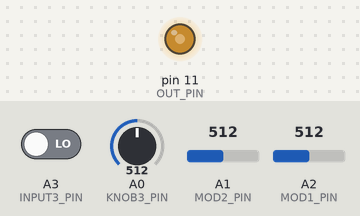
A sketch run on a simulated Arduino Uno, built with avr-gcc and run on an emulated ATmega328P. Parts: output pins drawn as LEDs (lit = HIGH). The test bench sets the inputs (shaded band); at power-on: A3 (INPUT3_PIN) LOW, A1 (MOD2_PIN) = 512, A0 (KNOB3_PIN) = 512, A2 (MOD1_PIN) = 512.

Above: at 1.2 s.
1.3 s: A3 (INPUT3_PIN) driven HIGH
Timing chart, 0 to 2.7 s (numbered marks = the images above; inputs shaded):
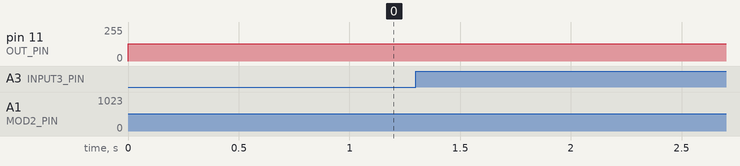

The sketch:

framen.ino
```cpp
/*

FRAMEN v2.0
by Robert Beenen

	MOD1:	1-15 -> amen slice
			16 -> random sample
	MOD2:	0-50% -> play from start to 1-100%
			51-100% -> loop starts at 0-99% to end
	KNOB3:	0-100% -> pitch -1 oct to +1 oct
	INPUT3:	trigger input

	Just play around with it, it's pretty straight forward.

	*/

#include "amen.h"

#define MOD1_PIN	A2		// KNOB1 / INPUT1
#define MOD2_PIN	A1		// KNOB2 / INPUT2
#define KNOB3_PIN	A0		// KNOB3
#define INPUT3_PIN	A3		// INPUT3
#define OUT_PIN		11

#define SAMPLERATE	8000
#define UPDATERATE	(F_CPU / SAMPLERATE)
#define SILENCE		0x80

// inputs
uint8_t mod1;
uint16_t mod2;
uint16_t knob3;
uint8_t input3;

// internal
uint16_t offset;
uint16_t length;
uint16_t loop_start;
uint16_t index;

bool playing;
bool triggered;
bool looping;

uint8_t seed = 1;
void xorshift(void) {
	if(!seed) seed++;
	seed ^= (seed << 7);
    seed ^= (seed >> 5);
	seed ^= (seed << 3);
}

void setup() {
	pinMode(OUT_PIN, OUTPUT);

	// Setup Timer 2 to do pulse width modulation on the speaker pin
    ASSR &= ~(_BV(EXCLK) | _BV(AS2));	// use internal clock (datasheet p.160)
    TCCR2A |= _BV(WGM21) | _BV(WGM20);	// set fast PWM mode (p.155)
    TCCR2B &= ~_BV(WGM22);
    TCCR2A = (TCCR2A | _BV(COM2A1)) & ~_BV(COM2A0);	// non-inverting PWM on OC2A (p.155)
    TCCR2A &= ~(_BV(COM2B1) | _BV(COM2B0));			// OC2A = OUT_PIN
    TCCR2B = (TCCR2B & ~(_BV(CS12) | _BV(CS11))) | _BV(CS10);	// no prescaler (p.158)

    OCR2A = SILENCE;	// set initial output to silent

	// Setup Timer 1 to send a sample every interrupt.
    cli();
    TCCR1B = (TCCR1B & ~_BV(WGM13)) | _BV(WGM12);	// CTC mode (p.133)
    TCCR1A = TCCR1A & ~(_BV(WGM11) | _BV(WGM10));
    TCCR1B = (TCCR1B & ~(_BV(CS12) | _BV(CS11))) | _BV(CS10);	// no prescaler

    OCR1A = UPDATERATE;

    TIMSK1 |= _BV(OCIE1A);		// enable interrupt when TCNT1 == OCR1A (p.136)
    sei();
}

void loop() {
	mod1 = analogRead(MOD1_PIN) >> 6;		// reduce to 4 bits
	mod2 = analogRead(MOD2_PIN);
	knob3 = analogRead(KNOB3_PIN);

	if(mod1 == 0x0F) {
		mod1 = map(seed, 0, 255, 0, 14);	// use the random value when mod1 is at max value
	}
	offset = slice_start[mod1];

	if(mod2 & 0x200) {
		looping = true;
		length = slice_length[mod1];
		mod2 ^= 0x3FF;
		loop_start = length - map(mod2, 0, 511, 4 * GRAINSIZE, length);
	}
	else {
		looping = false;
		length = map(mod2, 0, 511, 4 * GRAINSIZE, slice_length[mod1]);
	}

	OCR1A = map(analogRead(KNOB3_PIN), 0, 1023, 4000, 1000);
}

ISR(TIMER1_COMPA_vect) {

	input3 = digitalRead(INPUT3_PIN);

	if(input3 && !triggered) {
		xorshift();		// update to another random number on trigger
		index = 0;
		playing = true;
		triggered = true;
	}
	else if(!input3 && triggered) {
		triggered = false;
	}

	if(index >= length) {
		if(looping) {
			index = loop_start;
		}
		else {
			playing = false;
			OCR2A = SILENCE;
		}
	}
	else {
		index++;
	}

	if(playing) {
		OCR2A = pgm_read_byte(&sample_data[(offset + index)]);
	}
}
```

Source omitted: amen.h (data table, 168128 bytes)
